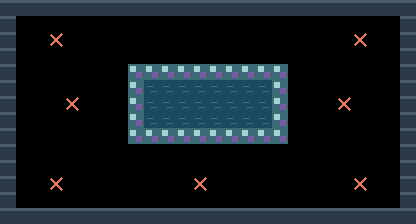

The image is a tile-based game level rendered from a .tmx file. Its description and complete source (layers, tilesets, objects, tile grids) follow:
An orthogonal 26x14 tile map with 16x16 px tiles, 2 tile layers (terreno, marcadores).

<map version="1.10" tiledversion="1.11.0" orientation="orthogonal" renderorder="right-down" width="26" height="14" tilewidth="16" tileheight="16" infinite="0" nextlayerid="3" nextobjectid="1">
 <properties>
  <property name="tipo" value="cat_combate" />
  <property name="nombre" value="pila" />
 </properties>
 <tileset firstgid="1" source="muelle.tsx" />
 <layer id="1" name="terreno" width="26" height="14">
  <data encoding="csv">
1,1,1,1,1,1,1,1,1,1,1,1,1,1,1,1,1,1,1,1,1,1,1,1,1,1,
1,0,0,0,0,0,0,0,0,0,0,0,0,0,0,0,0,0,0,0,0,0,0,0,0,1,
1,0,0,0,0,0,0,0,0,0,0,0,0,0,0,0,0,0,0,0,0,0,0,0,0,1,
1,0,0,0,0,0,0,0,0,0,0,0,0,0,0,0,0,0,0,0,0,0,0,0,0,1,
1,0,0,0,0,0,0,0,5,5,5,5,5,5,5,5,5,5,0,0,0,0,0,0,0,1,
1,0,0,0,0,0,0,0,5,2,2,2,2,2,2,2,2,5,0,0,0,0,0,0,0,1,
1,0,0,0,0,0,0,0,5,2,2,2,2,2,2,2,2,5,0,0,0,0,0,0,0,1,
1,0,0,0,0,0,0,0,5,2,2,2,2,2,2,2,2,5,0,0,0,0,0,0,0,1,
1,0,0,0,0,0,0,0,5,5,5,5,5,5,5,5,5,5,0,0,0,0,0,0,0,1,
1,0,0,0,0,0,0,0,0,0,0,0,0,0,0,0,0,0,0,0,0,0,0,0,0,1,
1,0,0,0,0,0,0,0,0,0,0,0,0,0,0,0,0,0,0,0,0,0,0,0,0,1,
1,0,0,0,0,0,0,0,0,0,0,0,0,0,0,0,0,0,0,0,0,0,0,0,0,1,
1,0,0,0,0,0,0,0,0,0,0,0,0,0,0,0,0,0,0,0,0,0,0,0,0,1,
1,1,1,1,1,1,1,1,1,1,1,1,1,1,1,1,1,1,1,1,1,1,1,1,1,1
</data>
 </layer>
 <layer id="2" name="marcadores" width="26" height="14">
  <data encoding="csv">
0,0,0,0,0,0,0,0,0,0,0,0,0,0,0,0,0,0,0,0,0,0,0,0,0,0,
0,0,0,0,0,0,0,0,0,0,0,0,0,0,0,0,0,0,0,0,0,0,0,0,0,0,
0,0,0,3,0,0,0,0,0,0,0,0,0,0,0,0,0,0,0,0,0,0,3,0,0,0,
0,0,0,0,0,0,0,0,0,0,0,0,0,0,0,0,0,0,0,0,0,0,0,0,0,0,
0,0,0,0,0,0,0,0,0,0,0,0,0,0,0,0,0,0,0,0,0,0,0,0,0,0,
0,0,0,0,0,0,0,0,0,0,0,0,0,0,0,0,0,0,0,0,0,0,0,0,0,0,
0,0,0,0,3,0,0,0,0,0,0,0,0,0,0,0,0,0,0,0,0,3,0,0,0,0,
0,0,0,0,0,0,0,0,0,0,0,0,0,0,0,0,0,0,0,0,0,0,0,0,0,0,
0,0,0,0,0,0,0,0,0,0,0,0,0,0,0,0,0,0,0,0,0,0,0,0,0,0,
0,0,0,0,0,0,0,0,0,0,0,0,0,0,0,0,0,0,0,0,0,0,0,0,0,0,
0,0,0,0,0,0,0,0,0,0,0,0,0,0,0,0,0,0,0,0,0,0,0,0,0,0,
0,0,0,3,0,0,0,0,0,0,0,0,3,0,0,0,0,0,0,0,0,0,3,0,0,0,
0,0,0,0,0,0,0,0,0,0,0,0,0,0,0,0,0,0,0,0,0,0,0,0,0,0,
0,0,0,0,0,0,0,0,0,0,0,0,0,0,0,0,0,0,0,0,0,0,0,0,0,0
</data>
 </layer>
</map>
